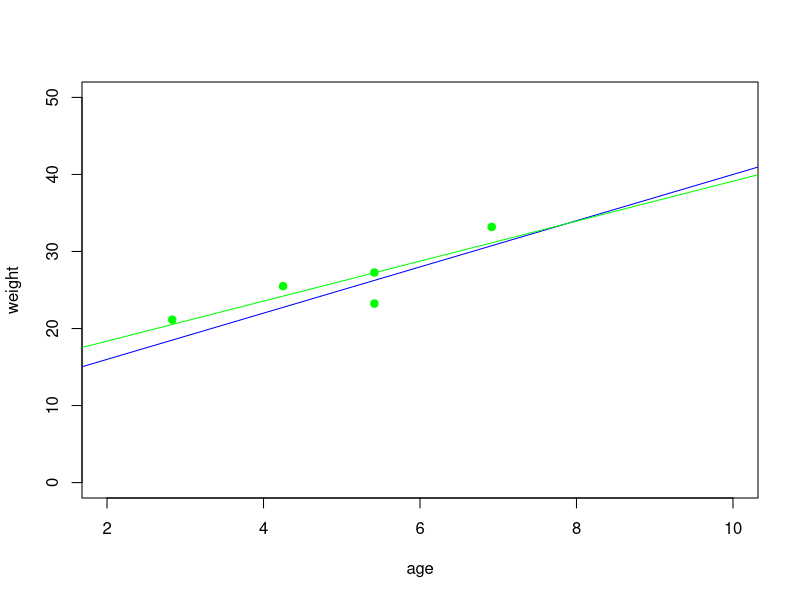

Here is the R script that generated this plot:
# 우리나라 전체 아이들 (2~10세)
# 목표 : 대한민국 전체 2~10세 아이들 나이별 몸무게
#       추세를 추정

true_func <- function(x){
  result <- x * 3 + 10   # x = 나이
  return(result)
}

age <- sample(seq(2, 10, by = 1/12), 3000, replace = TRUE)  # replace는 겹치는 값 여부
variation <- rnorm(length(age)) * 3

weight <- true_func(age) + variation

plot(age,weight,
     ylim = c(0,50),
     pch=0,type = 'n')
abline(10,3,col='blue')



# 우리는 시간과 돈 부족
# 실제의 데이터 조사는 5명을 모집

mysample_age <- sample(seq(2, 10, by = 1/12), 5, replace = TRUE)
mysample_weight <- true_func(mysample_age) + rnorm(length(mysample_age))*3

points(mysample_age, mysample_weight, pch=19, col = 'green')

# 주어진 데이터를 사용한 회귀 직선 계산
result <- lm(mysample_weight ~ mysample_age)
abline(result, col='green')

# 계속 바뀐다 >>> 검정통계량 / p-value / 신뢰구간 구하는 이유

